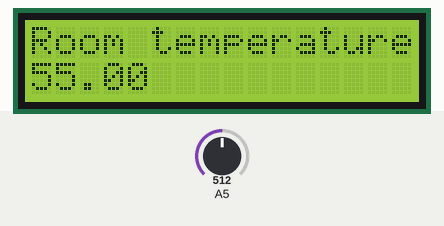
Recording of a sketch running on a simulated Arduino Uno, built with avr-gcc and run on an emulated ATmega328P. Shown: 16×2 character LCD. The inputs (shaded band) are chosen by the test bench; at power-on: A5 = 512.

Above: at 1.8 s.
1.9 s: A5 set to 716
At 2.8 s:
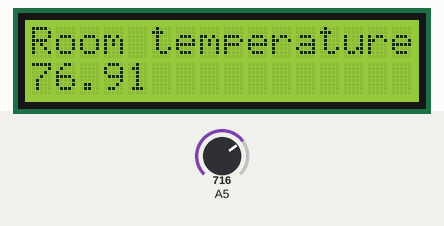
3.6 s: A5 set to 900
At 5.5 s:
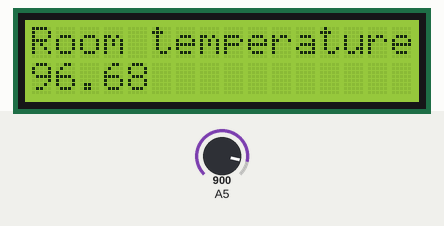
5.8 s: A5 set to 1023
At 7.2 s:
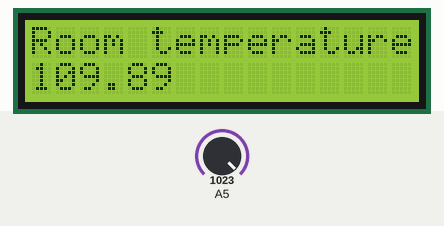
Timing chart, 0 to 8.8 s (numbered marks = the images above; inputs shaded):
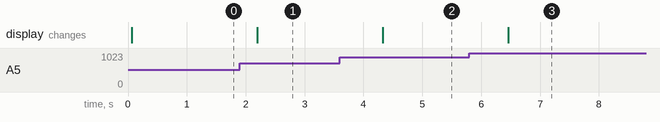

Measured:
- after the input at 1.9 s, the display: changes after 0.30 s (image 1)
- after the input at 3.6 s, the display: changes after 0.73 s (image 2)
- after the input at 5.8 s, the display: changes after 0.66 s (image 3)

The sketch:

sketch_may23a.ino
```cpp
#include<LiquidCrystal.h>
LiquidCrystal lcd(8, 9, 10, 11, 12, 13);


void setup() {
  analogReference(INTERNAL);

}

void loop() {
    float temp= 100.00 * (1.10/1024.00)* analogRead(A5);
  lcd.begin(16,2);
  lcd.setCursor(0,0);
  lcd.print("Room temperature is");
  lcd.setCursor(0,1);
  lcd.print(temp);

  //digitalWrite(13,!digitalRead(13));
  delay(1000);

}
```
